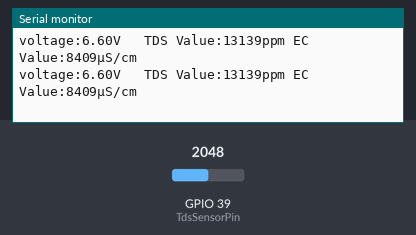
Bench run of a sketch on a simulated ESP32. On the bench: the last lines printed to the serial monitor. The inputs (shaded band) are chosen by the test bench; at power-on: GPIO 39 (TdsSensorPin) = 2048. WiFi joins after 1.5 s; servers stay silent unless stated.

Above: at 3.0 s.
3.1 s: GPIO 39 (TdsSensorPin) set to 2866
At 4.5 s:
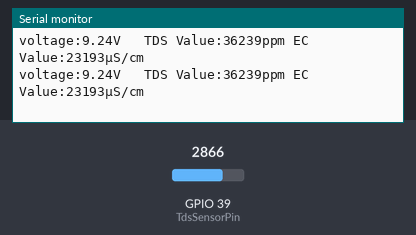
4.6 s: GPIO 39 (TdsSensorPin) set to 3603
6.1 s: GPIO 39 (TdsSensorPin) set to 4095
At 6.1 s:
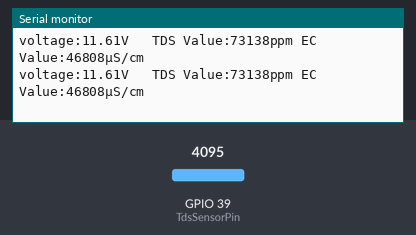
Timing chart, 0 to 9.1 s (numbered marks = the images above; inputs shaded):
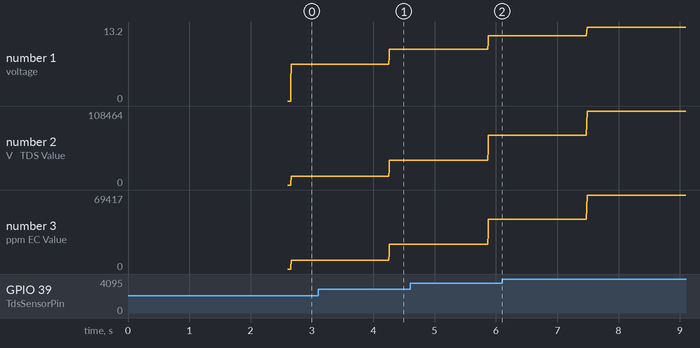

Measured:
- after the input at 3.1 s, the serial monitor: prints a new line after 1.2 s (image 1)
- plotted number 1: 6.6 → 9.24 after the input at 3.1 s, 9.24 → 11.61 after the input at 4.6 s, 11.61 → 13.2 after the input at 6.1 s
- plotted number 2: 13139 → 36239 after the input at 3.1 s, 36239 → 73138 after the input at 4.6 s, 73138 → 108464 after the input at 6.1 s
- plotted number 3: 8409 → 23193 after the input at 3.1 s, 23193 → 46808 after the input at 4.6 s, 46808 → 69417 after the input at 6.1 s

The sketch:

IoT_Blynk_TDS.ino
```cpp
// Original source code: https://wiki.keyestudio.com/KS0429_keyestudio_TDS_Meter_V1.0#Test_Code
// Project details: https://RandomNerdTutorials.com/arduino-tds-water-quality-sensor/
// TDS
#define TdsSensorPin 39
#define VREF 3.3   // analog reference voltage(Volt) of the ADC
#define SCOUNT 30  // sum of sample point

// IoT Controlled LED Using ESP32 with Blynk App : https://linuxhint.com/esp32-blynk-app-led-control-iot/
// WIFI + 블링크
#define BLYNK_PRINT Serial  /*  include Blynk Serial */
#include <WiFi.h>    /*ESP32 WiFi Library*/
#include <WiFiClient.h>
#include <BlynkSimpleEsp32.h>

// Enter device Authentication Token
char auth[] ="";
#define BLYNK_TEMPLATE_ID ""
#define BLYNK_TEMPLATE_NAME ""

// Vpin 설정
#define VPIN_TDS V0 // menentukan nama pin dalam blynk ( V0 dpilih semasa menentukan button di app blynk)
#define VPIN_EC V1

//Enter your WIFI SSID and password
char ssid[] = "ASUS-SERVER_2.4GHz";
char pass[] = "Jace_Wing159159";


int analogBuffer[SCOUNT];  // store the analog value in the array, read from ADC
int analogBufferTemp[SCOUNT];
int analogBufferIndex = 0;
int copyIndex = 0;

float averageVoltage = 0;
float tdsValue = 0;
float ecValue = 0;
float temperature = 28.9;  // current temperature for compensation

// median filtering algorithm
int getMedianNum(int bArray[], int iFilterLen) {
  int bTab[iFilterLen];
  for (byte i = 0; i < iFilterLen; i++)
    bTab[i] = bArray[i];
  int i, j, bTemp;
  for (j = 0; j < iFilterLen - 1; j++) {
    for (i = 0; i < iFilterLen - j - 1; i++) {
      if (bTab[i] > bTab[i + 1]) {
        bTemp = bTab[i];
        bTab[i] = bTab[i + 1];
        bTab[i + 1] = bTemp;
      }
    }
  }
  if ((iFilterLen & 1) > 0) {
    bTemp = bTab[(iFilterLen - 1) / 2];
  } else {
    bTemp = (bTab[iFilterLen / 2] + bTab[iFilterLen / 2 - 1]) / 2;
  }
  return bTemp;
}

void setup() {
  Serial.begin(115200);
  pinMode(TdsSensorPin, INPUT);
  Blynk.begin(auth, ssid, pass, "blynk.cloud", 80);
}

void loop() {
  static unsigned long analogSampleTimepoint = millis();
  if (millis() - analogSampleTimepoint > 40U) {  //every 40 milliseconds,read the analog value from the ADC
    analogSampleTimepoint = millis();
    analogBuffer[analogBufferIndex] = analogRead(TdsSensorPin);  //read the analog value and store into the buffer
    analogBufferIndex++;
    if (analogBufferIndex == SCOUNT) {
      analogBufferIndex = 0;
    }
  }

  static unsigned long printTimepoint = millis();
  if (millis() - printTimepoint > 800U) {
    printTimepoint = millis();
    for (copyIndex = 0; copyIndex < SCOUNT; copyIndex++) {
      analogBufferTemp[copyIndex] = analogBuffer[copyIndex];

      // read the analog value more stable by the median filtering algorithm, and convert to voltage value
      averageVoltage = getMedianNum(analogBufferTemp, SCOUNT) * (float)VREF / 1024.0;

      //temperature compensation formula: fFinalResult(25^C) = fFinalResult(current)/(1.0+0.02*(fTP-25.0));
      float compensationCoefficient = 1.0 + 0.02 * (temperature - 25.0);
      //temperature compensation
      float compensationVoltage = averageVoltage / compensationCoefficient;

      //convert voltage value to tds value
      tdsValue = (133.42 * compensationVoltage * compensationVoltage * compensationVoltage - 255.86 * compensationVoltage * compensationVoltage + 857.39 * compensationVoltage) * 0.5;

      ecValue = tdsValue * 0.64;

      Serial.print("voltage:");
      Serial.print(averageVoltage,2);
      Serial.print("V   ");
      Serial.print("TDS Value:");
      Serial.print(tdsValue, 0);
      Serial.print("ppm ");
      Serial.print("EC Value:");
      Serial.print(ecValue, 0);
      Serial.println("μS/cm");

    }
  }
  Blynk.run();
  Blynk.virtualWrite(VPIN_TDS, tdsValue);
  Blynk.virtualWrite(VPIN_EC, ecValue);

}
```
